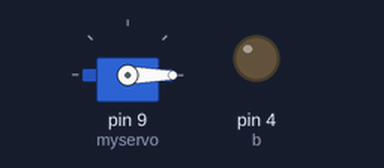
The sketch below on a simulated Arduino Uno, built with avr-gcc and run on an emulated ATmega328P. Parts: servo, output pins drawn as LEDs (lit = HIGH).

Above: at 0.1 s.
At 61.1 s:
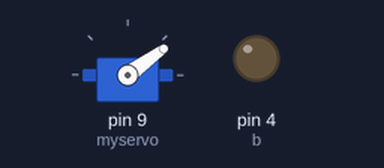
At 121.1 s:
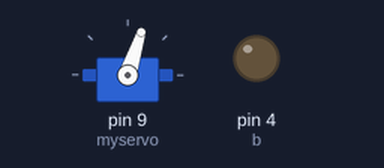
Timing chart, 0 to 122.6 s (numbered marks = the images above):
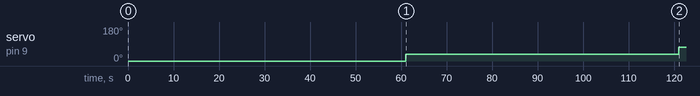

Measured:
- by itself, servo on pin 9 (myservo): 0° → 36° at 61.0 s, → 72° 60.0 s later

The sketch:

servomotor.ino
```cpp
#include <Servo.h>

Servo myservo;         // create servo object to control a servo
const int b = 4;       // pin 4 used as output signal (e.g., LED, relay)

void setup()
{
  myservo.attach(9);   // attaches the servo on pin 9
  pinMode(b, OUTPUT);  // set pin 4 as output
  myservo.write(0);    // set initial position to 0 degrees
  delay(1000);         // wait for a second
}

void loop()
{
    myservo.write(0);
  delay(60000);
  // Move servo in 20-degree increments with 60s delay
  myservo.write(36);
  delay(60000);

  myservo.write(72);
  delay(60000);

  myservo.write(108);
  delay(60000);

  myservo.write(144);
  delay(60000);

  myservo.write(180);
  // Activate digital pin b (e.g., LED on)
  tone(b, 100);
  delay(10000);
noTone(b);
  // Return servo to 0 degrees
}
```
